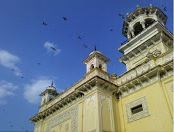
#> input picture res/home.jpg, 174 x 132 px
$ python K-MeansClustering.py
#> lines starting #> are read from the running program, lines starting #| are printed output that depends on the picture
import cv2 as cv
import numpy as np
from matplotlib import pyplot as plt

# [52 lines of commented-out code are left out]
img = cv.imread('res/home.jpg')
#> img is the input picture: shape (132, 174, 3); mean B, G, R 140.7, 121.9, 107
Z = img.reshape((-1,3))

# convert to np.float32
Z = np.float32(Z)

# define criteria, number of clusters(K) and apply kmeans()
criteria = (cv.TERM_CRITERIA_EPS + cv.TERM_CRITERIA_MAX_ITER, 10, 1.0)
K = 2  #Change to 4,8 to see variation
ret,label,center=cv.kmeans(Z,K,None,criteria,10,cv.KMEANS_RANDOM_CENTERS)
#> ret = 65205987.5; center = [[143.1, 94.81, 70.2], [136, 172.4, 175.6]]

# Now convert back into uint8, and make original image
center = np.uint8(center)
#> center = [[143, 94, 70], [136, 172, 175]]
res = center[label.flatten()]
res2 = res.reshape((img.shape))
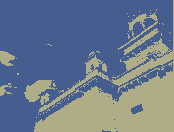
#> res2: shape (132, 174, 3); mean B, G, R 140.6, 121.2, 106.6
cv.imshow('res2',res2)
cv.waitKey(0)
cv.destroyAllWindows()

$ run again, with res/apple.jpg copied over res/home.jpg
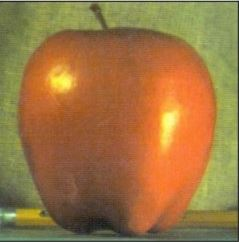
#> input picture res/apple.jpg, 239 x 242 px
#> img is the input picture: shape (242, 239, 3); mean B, G, R 66.3, 117.3, 156.8
#> `ret,label,center=cv.kmeans(Z,K,None,criteria,10,cv.KMEANS_RANDOM_CENTE..`: ret = 131678000.8; center = [[60.84, 96.56, 126.9], [72.31, 140.2, 189.5]]
#> `center = np.uint8(center)`: center = [[60, 96, 126], [72, 140, 189]]
#> `res2 = res.reshape((img.shape))`:
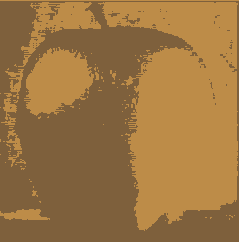
#> res2: shape (242, 239, 3); mean B, G, R 65.7, 117, 156
